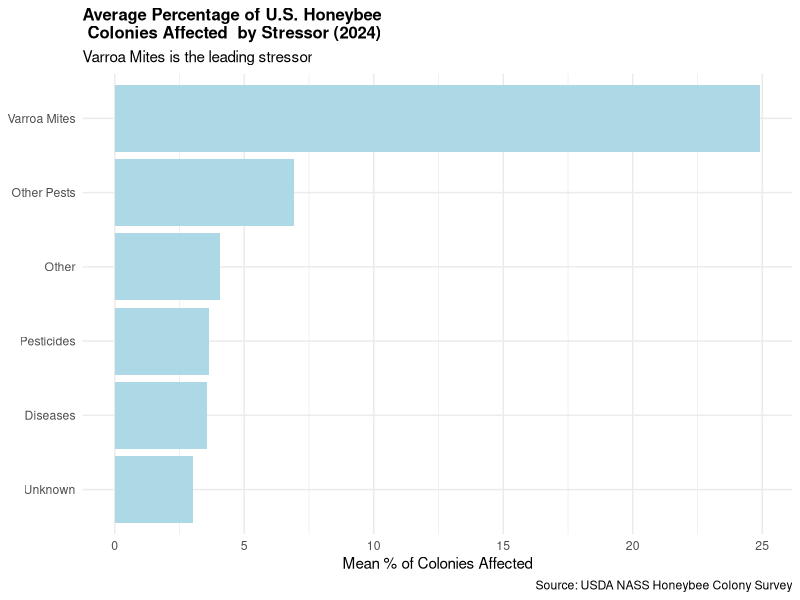
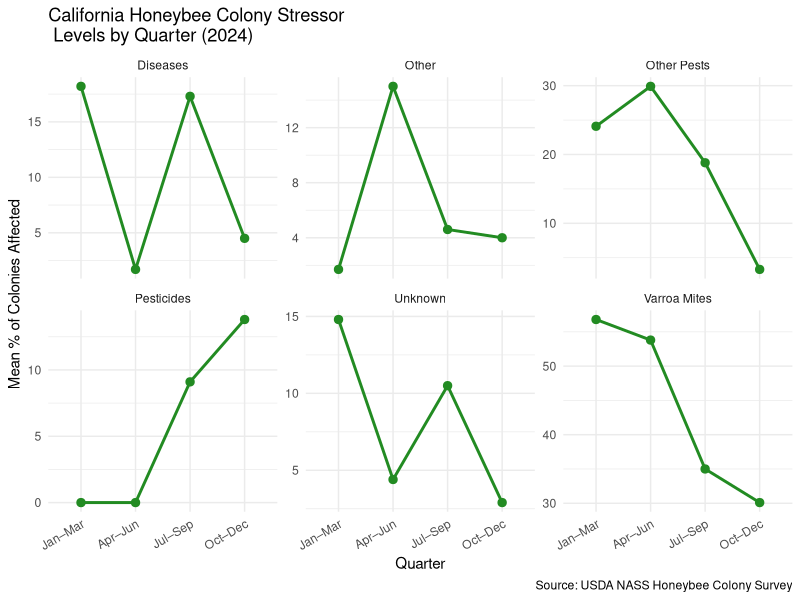

Generate these figures, in order, with R:
## ---- chunk 1
library(tidyverse)
library(ggplot2)
## ---- chunk 2
stressors_messy <- read_csv(here::here("data", "honeybee_stressors_messy.csv"))
## ---- chunk 3
glimpse(stressors_messy)
## ---- chunk 4
head(stressors_messy)
## ---- chunk 5

# Without the pipe (nested, hard to read):
head(sort(unique(stressors_messy$State)))

# With the pipe (step by step, easy to read):
stressors_messy$State |>
  unique() |>
  sort() |>
  head()
## ---- chunk 6
stressors <- stressors_messy |>
  rename(
    state        = State,
    quarter      = Quarter,
    period       = Period,
    varroa_mites = `Varroa mites (%)`,
    other_pests  = `Other pests/parasites (%)`,
    diseases     = `Diseases (%)`,
    pesticides   = `Pesticides (%)`,
    other        = `Other (%)`,
    unknown      = `Unknown (%)`
  )
## ---- chunk 7
stressors |>
  distinct(state) |>
  arrange(state) 
## ---- chunk 8
stressors <- stressors |>
  mutate(
    state = str_to_title(state))

## ---- chunk 9
stressors <- stressors |>
  mutate(
    across(varroa_mites:unknown, \(x) str_replace_all(x, "\\(Z\\)", "0")),
    across(varroa_mites:unknown, \(x) str_replace_all(x, "^-$", "0")),
    across(varroa_mites:unknown, parse_number)
  )

glimpse(stressors)
## ---- chunk 10
stressors <- stressors |>
  filter(str_detect(quarter, "2024"),
         !state %in% c("United States", "Other States")) |>
  mutate(quarter_label = case_when(
    quarter == "Q1_2024" ~ "Jan–Mar",
    quarter == "Q2_2024" ~ "Apr–Jun",
    quarter == "Q3_2024" ~ "Jul–Sep",
    quarter == "Q4_2024" ~ "Oct–Dec"
  )) |>
  select(-period, -quarter)

glimpse(stressors)
## ---- chunk 11
stressors_long <- stressors |>
  pivot_longer(
    cols = varroa_mites:unknown,
    names_to = "stressor",
    values_to = "pct_affected"
  ) |>
  mutate(stressor = str_to_title(str_replace_all(stressor, "_", " ")))

head(stressors_long)
## ---- chunk 12
stressor_summary <- stressors_long |>
  group_by(stressor) |>
  summarise(mean_pct = mean(pct_affected, na.rm = TRUE)) |>
  arrange(desc(mean_pct))

stressor_summary
## ---- chunk 13
ggplot(stressor_summary, aes(x = reorder(stressor, mean_pct), y = mean_pct)) +
  geom_col(fill = "lightblue") +
  coord_flip() +
  labs(
    title = "Average Percentage of U.S. Honeybee \n Colonies Affected  by Stressor (2024)",
    subtitle = "Varroa Mites is the leading stressor",
    x = NULL,
    y = "Mean % of Colonies Affected",
    caption = "Source: USDA NASS Honeybee Colony Survey"
  ) +
  theme_minimal() +
  theme(plot.title = element_text(face = "bold", size = 12))
## ---- chunk 14
quarterly_summary <- stressors_long |>
  filter(state == "California") |>
  group_by(stressor, quarter_label) |>
  mutate(quarter_label = factor(quarter_label, levels = c("Jan–Mar", "Apr–Jun", "Jul–Sep", "Oct–Dec")))

ggplot(quarterly_summary, aes(x = quarter_label, y = pct_affected, group = stressor)) +
  geom_line(color = "forestgreen", linewidth = 1) +
  geom_point(color = "forestgreen", size = 2.5) +
  facet_wrap(~ stressor, scales = "free_y") +
  labs(
    title = "California Honeybee Colony Stressor \n Levels by Quarter (2024)",
    x = "Quarter",
    y = "Mean % of Colonies Affected",
    caption = "Source: USDA NASS Honeybee Colony Survey"
  ) +
  theme_minimal() +
  theme(
    axis.text.x = element_text(angle = 30, hjust = 1)
  )
